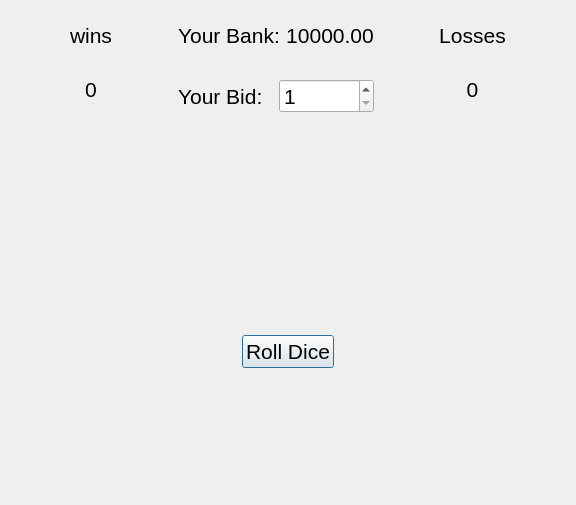
<?xml version="1.0" encoding="UTF-8"?>
<ui version="4.0">
 <class>craps_uiClass</class>
 <widget class="QDialog" name="craps_uiClass">
  <property name="geometry">
   <rect>
    <x>0</x>
    <y>0</y>
    <width>576</width>
    <height>505</height>
   </rect>
  </property>
  <property name="windowTitle">
   <string>craps_ui</string>
  </property>
  <layout class="QGridLayout" name="gridLayout">
   <item row="2" column="0">
    <layout class="QHBoxLayout" name="horizontalLayout_2">
     <item>
      <spacer name="horizontalSpacer_4">
       <property name="orientation">
        <enum>Qt::Horizontal</enum>
       </property>
       <property name="sizeHint" stdset="0">
        <size>
         <width>40</width>
         <height>20</height>
        </size>
       </property>
      </spacer>
     </item>
     <item>
      <widget class="QLabel" name="dieOneUI">
       <property name="text">
        <string/>
       </property>
       <property name="pixmap">
        <pixmap>dieImages/1Face.png</pixmap>
       </property>
      </widget>
     </item>
     <item>
      <spacer name="horizontalSpacer_3">
       <property name="orientation">
        <enum>Qt::Horizontal</enum>
       </property>
       <property name="sizeHint" stdset="0">
        <size>
         <width>40</width>
         <height>20</height>
        </size>
       </property>
      </spacer>
     </item>
     <item>
      <widget class="QLabel" name="dieTwoUI">
       <property name="text">
        <string/>
       </property>
       <property name="pixmap">
        <pixmap>dieImages/2Face.png</pixmap>
       </property>
      </widget>
     </item>
     <item>
      <spacer name="horizontalSpacer_5">
       <property name="orientation">
        <enum>Qt::Horizontal</enum>
       </property>
       <property name="sizeHint" stdset="0">
        <size>
         <width>40</width>
         <height>20</height>
        </size>
       </property>
      </spacer>
     </item>
    </layout>
   </item>
   <item row="0" column="0">
    <layout class="QHBoxLayout" name="horizontalLayout_5">
     <item>
      <spacer name="horizontalSpacer_7">
       <property name="orientation">
        <enum>Qt::Horizontal</enum>
       </property>
       <property name="sizeHint" stdset="0">
        <size>
         <width>40</width>
         <height>20</height>
        </size>
       </property>
      </spacer>
     </item>
     <item>
      <layout class="QVBoxLayout" name="verticalLayout_2">
       <item>
        <widget class="QLabel" name="winsLabel">
         <property name="font">
          <font>
           <pointsize>16</pointsize>
          </font>
         </property>
         <property name="layoutDirection">
          <enum>Qt::LeftToRight</enum>
         </property>
         <property name="text">
          <string>wins</string>
         </property>
         <property name="alignment">
          <set>Qt::AlignCenter</set>
         </property>
         <property name="wordWrap">
          <bool>true</bool>
         </property>
        </widget>
       </item>
       <item>
        <widget class="QLabel" name="labelWinsValueUI">
         <property name="font">
          <font>
           <pointsize>16</pointsize>
          </font>
         </property>
         <property name="text">
          <string>0</string>
         </property>
         <property name="alignment">
          <set>Qt::AlignCenter</set>
         </property>
        </widget>
       </item>
      </layout>
     </item>
     <item>
      <spacer name="horizontalSpacer_6">
       <property name="orientation">
        <enum>Qt::Horizontal</enum>
       </property>
       <property name="sizeHint" stdset="0">
        <size>
         <width>40</width>
         <height>20</height>
        </size>
       </property>
      </spacer>
     </item>
     <item>
      <layout class="QVBoxLayout" name="verticalLayout_3">
       <item>
        <spacer name="verticalSpacer_5">
         <property name="orientation">
          <enum>Qt::Vertical</enum>
         </property>
         <property name="sizeHint" stdset="0">
          <size>
           <width>20</width>
           <height>12</height>
          </size>
         </property>
        </spacer>
       </item>
       <item>
        <layout class="QHBoxLayout" name="horizontalLayout_3">
         <item>
          <widget class="QLabel" name="bankLabel">
           <property name="font">
            <font>
             <pointsize>16</pointsize>
            </font>
           </property>
           <property name="text">
            <string>Your Bank:</string>
           </property>
          </widget>
         </item>
         <item>
          <widget class="QLabel" name="currentBankValueUI">
           <property name="font">
            <font>
             <pointsize>16</pointsize>
            </font>
           </property>
           <property name="text">
            <string>10000.00</string>
           </property>
           <property name="alignment">
            <set>Qt::AlignCenter</set>
           </property>
          </widget>
         </item>
        </layout>
       </item>
       <item>
        <spacer name="verticalSpacer_3">
         <property name="orientation">
          <enum>Qt::Vertical</enum>
         </property>
         <property name="sizeHint" stdset="0">
          <size>
           <width>20</width>
           <height>25</height>
          </size>
         </property>
        </spacer>
       </item>
       <item>
        <layout class="QHBoxLayout" name="horizontalLayout_4">
         <item>
          <widget class="QLabel" name="bidLabel">
           <property name="font">
            <font>
             <pointsize>16</pointsize>
            </font>
           </property>
           <property name="text">
            <string>Your Bid:</string>
           </property>
          </widget>
         </item>
         <item>
          <widget class="QSpinBox" name="spinBoxBidUI">
           <property name="font">
            <font>
             <pointsize>16</pointsize>
            </font>
           </property>
           <property name="minimum">
            <number>1</number>
           </property>
           <property name="maximum">
            <number>10000</number>
           </property>
           <property name="singleStep">
            <number>10</number>
           </property>
           <property name="value">
            <number>1</number>
           </property>
          </widget>
         </item>
        </layout>
       </item>
      </layout>
     </item>
     <item>
      <spacer name="horizontalSpacer_8">
       <property name="orientation">
        <enum>Qt::Horizontal</enum>
       </property>
       <property name="sizeHint" stdset="0">
        <size>
         <width>40</width>
         <height>20</height>
        </size>
       </property>
      </spacer>
     </item>
     <item>
      <layout class="QVBoxLayout" name="verticalLayout_4">
       <item>
        <widget class="QLabel" name="lossesLabel">
         <property name="font">
          <font>
           <pointsize>16</pointsize>
          </font>
         </property>
         <property name="layoutDirection">
          <enum>Qt::LeftToRight</enum>
         </property>
         <property name="text">
          <string>Losses</string>
         </property>
         <property name="alignment">
          <set>Qt::AlignCenter</set>
         </property>
         <property name="wordWrap">
          <bool>true</bool>
         </property>
        </widget>
       </item>
       <item>
        <widget class="QLabel" name="labelLossesValueUI">
         <property name="font">
          <font>
           <pointsize>16</pointsize>
          </font>
         </property>
         <property name="text">
          <string>0</string>
         </property>
         <property name="alignment">
          <set>Qt::AlignCenter</set>
         </property>
        </widget>
       </item>
      </layout>
     </item>
     <item>
      <spacer name="horizontalSpacer_9">
       <property name="orientation">
        <enum>Qt::Horizontal</enum>
       </property>
       <property name="sizeHint" stdset="0">
        <size>
         <width>40</width>
         <height>20</height>
        </size>
       </property>
      </spacer>
     </item>
    </layout>
   </item>
   <item row="4" column="0">
    <layout class="QVBoxLayout" name="verticalLayout_5">
     <item>
      <layout class="QHBoxLayout" name="horizontalLayout_6">
       <item>
        <spacer name="horizontalSpacer_11">
         <property name="orientation">
          <enum>Qt::Horizontal</enum>
         </property>
         <property name="sizeHint" stdset="0">
          <size>
           <width>40</width>
           <height>20</height>
          </size>
         </property>
        </spacer>
       </item>
       <item>
        <layout class="QVBoxLayout" name="verticalLayout">
         <item>
          <widget class="QLabel" name="winLoseLabel">
           <property name="font">
            <font>
             <pointsize>18</pointsize>
             <weight>75</weight>
             <bold>true</bold>
            </font>
           </property>
           <property name="layoutDirection">
            <enum>Qt::LeftToRight</enum>
           </property>
           <property name="text">
            <string/>
           </property>
           <property name="alignment">
            <set>Qt::AlignCenter</set>
           </property>
          </widget>
         </item>
         <item>
          <widget class="QLabel" name="rollNumLabelUI">
           <property name="font">
            <font>
             <pointsize>16</pointsize>
            </font>
           </property>
           <property name="text">
            <string/>
           </property>
           <property name="alignment">
            <set>Qt::AlignCenter</set>
           </property>
          </widget>
         </item>
        </layout>
       </item>
       <item>
        <spacer name="horizontalSpacer_10">
         <property name="orientation">
          <enum>Qt::Horizontal</enum>
         </property>
         <property name="sizeHint" stdset="0">
          <size>
           <width>40</width>
           <height>20</height>
          </size>
         </property>
        </spacer>
       </item>
      </layout>
     </item>
     <item>
      <layout class="QHBoxLayout" name="horizontalLayout">
       <item>
        <spacer name="horizontalSpacer">
         <property name="orientation">
          <enum>Qt::Horizontal</enum>
         </property>
         <property name="sizeHint" stdset="0">
          <size>
           <width>40</width>
           <height>20</height>
          </size>
         </property>
        </spacer>
       </item>
       <item>
        <widget class="QPushButton" name="rollButton">
         <property name="font">
          <font>
           <pointsize>16</pointsize>
          </font>
         </property>
         <property name="text">
          <string>Roll Dice</string>
         </property>
        </widget>
       </item>
       <item>
        <spacer name="horizontalSpacer_2">
         <property name="orientation">
          <enum>Qt::Horizontal</enum>
         </property>
         <property name="sizeHint" stdset="0">
          <size>
           <width>40</width>
           <height>20</height>
          </size>
         </property>
        </spacer>
       </item>
      </layout>
     </item>
    </layout>
   </item>
   <item row="1" column="0">
    <spacer name="verticalSpacer_2">
     <property name="orientation">
      <enum>Qt::Vertical</enum>
     </property>
     <property name="sizeHint" stdset="0">
      <size>
       <width>20</width>
       <height>40</height>
      </size>
     </property>
    </spacer>
   </item>
   <item row="3" column="0">
    <spacer name="verticalSpacer">
     <property name="orientation">
      <enum>Qt::Vertical</enum>
     </property>
     <property name="sizeHint" stdset="0">
      <size>
       <width>20</width>
       <height>40</height>
      </size>
     </property>
    </spacer>
   </item>
   <item row="6" column="0">
    <spacer name="verticalSpacer_6">
     <property name="orientation">
      <enum>Qt::Vertical</enum>
     </property>
     <property name="sizeHint" stdset="0">
      <size>
       <width>20</width>
       <height>10</height>
      </size>
     </property>
    </spacer>
   </item>
   <item row="5" column="0">
    <spacer name="verticalSpacer_4">
     <property name="orientation">
      <enum>Qt::Vertical</enum>
     </property>
     <property name="sizeHint" stdset="0">
      <size>
       <width>20</width>
       <height>10</height>
      </size>
     </property>
    </spacer>
   </item>
  </layout>
 </widget>
 <layoutdefault spacing="6" margin="11"/>
 <resources>
  <include location="craps_ui.qrc"/>
 </resources>
 <connections/>
</ui>
